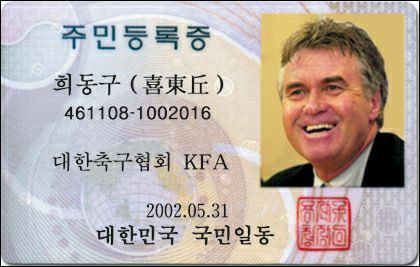
#> input picture img/id2.jpg, 420 x 267 px
$ python face_detection.py
#> lines starting #> are read from the running program, lines starting #| are printed output that depends on the picture; after the words box and inside, x2 and y2 are one past the last pixel; in counts of white or black regions, pixels touching at a corner belong together
import cv2


image = cv2.imread('./img/id2.jpg')
#> image is the input picture: shape (267, 420, 3); mean B, G, R 167.5, 174, 185.9
image = cv2.resize(image, dsize=None, fx=0.75, fy=0.75)
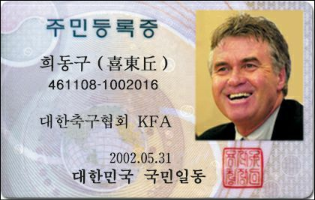
#> image: shape (200, 315, 3); mean B, G, R 167.5, 173.9, 185.8
gray_image = cv2.cvtColor(image, cv2.COLOR_BGR2GRAY)
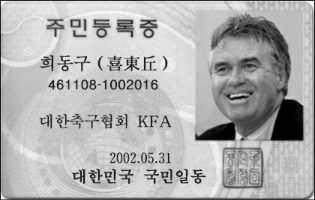
#> gray_image: shape (200, 315); min 0, max 254, mean 176.7
# print(gray_image)

# face detection algorithm adaption
cascade = cv2.CascadeClassifier('haarcascade_frontalface_default.xml')  # harr분류기를 통해서 clf... YOLO가 성능은 더 좋음
results=cascade.detectMultiScale(gray_image, scaleFactor=1.5, minNeighbors=5, minSize=(20,20))
#> results = [[195, 35, 81, 81]]
# print(results)

for b in results:
    # print(b)
    x,y,w,h = b
    cv2.rectangle(image, (x,y),(x+w,y+h), (0,255,0), -1)
#> this loop made 1 pass
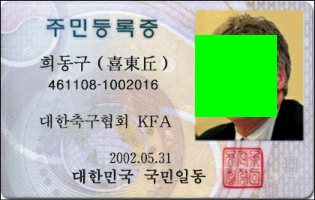
#> image: shape (200, 315, 3); 10.67% of pixels changed, all inside (x1, y1, x2, y2) = (195, 35, 277, 117)

cv2.imshow('Face Detection',image)
cv2.waitKey(0)

$ run again, with img/id3.jpg copied over img/id2.jpg
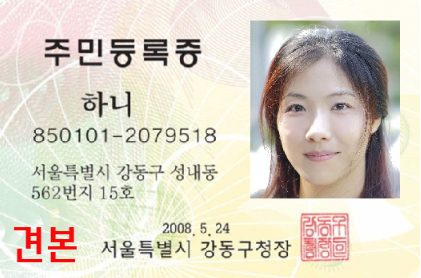
#> input picture img/id3.jpg, 421 x 278 px
#> image is the input picture: shape (278, 421, 3); mean B, G, R 196.1, 210.1, 216.8
#> `gray_image = cv2.cvtColor(image, cv2.COLOR_BGR2GRAY)`:
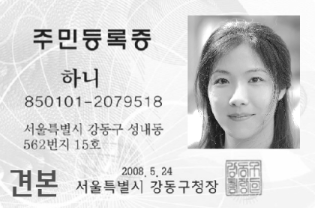
#> gray_image: shape (208, 316); min 24, max 255, mean 210.4
#> results = [[202, 52, 81, 81]]
#> the loop `for b in results:` made 1 pass
#> after the loop `for b in results:`:
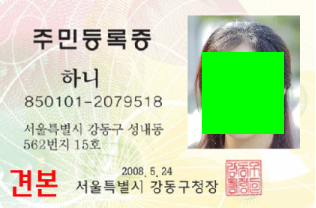
#> image: shape (208, 316, 3); mean B, G, R 181.7, 221, 199.7

$ run again, with img/id4.jpg copied over img/id2.jpg
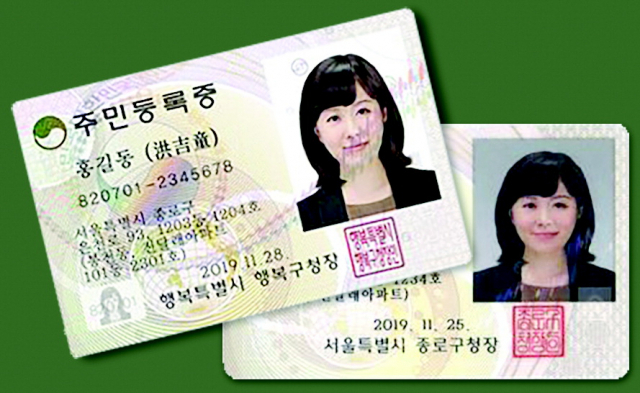
#> input picture img/id4.jpg, 640 x 393 px
#> image is the input picture: shape (393, 640, 3); mean B, G, R 135.8, 165, 147.8
#> `gray_image = cv2.cvtColor(image, cv2.COLOR_BGR2GRAY)`:
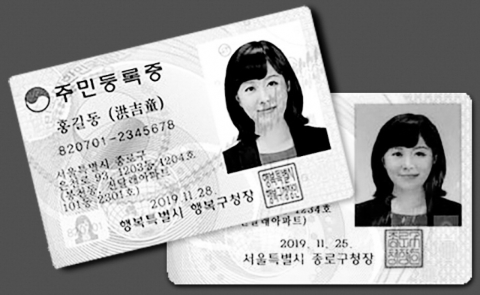
#> gray_image: shape (295, 480); min 0, max 255, mean 156.4
#> results = [[380, 134, 54, 54]]
#> the loop `for b in results:` made 1 pass
#> after the loop `for b in results:`:
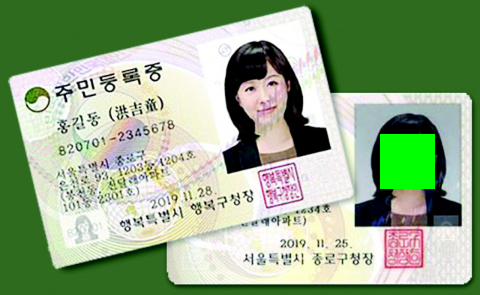
#> image: shape (295, 480, 3); mean B, G, R 133.6, 168.5, 145.3

$ run again, with img/id5.jpg copied over img/id2.jpg
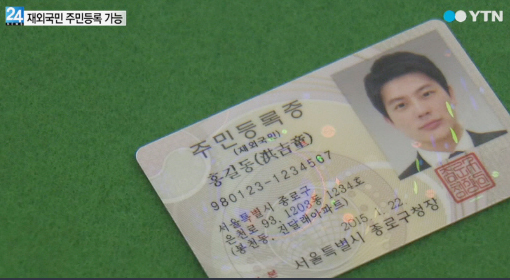
#> input picture img/id5.jpg, 510 x 280 px
#> image is the input picture: shape (280, 510, 3); mean B, G, R 98.5, 127.9, 106.6
#> `image = cv2.resize(image, dsize=None, fx=0.75, fy=0.75)`:
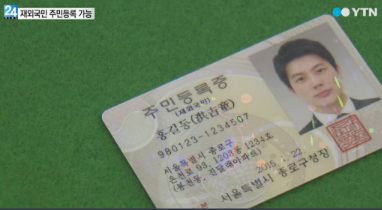
#> image: shape (210, 382, 3); mean B, G, R 98.5, 127.8, 106.5
#> `gray_image = cv2.cvtColor(image, cv2.COLOR_BGR2GRAY)`:
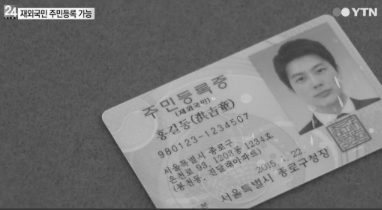
#> gray_image: shape (210, 382); min 29, max 248, mean 118.1
#> results = ()
